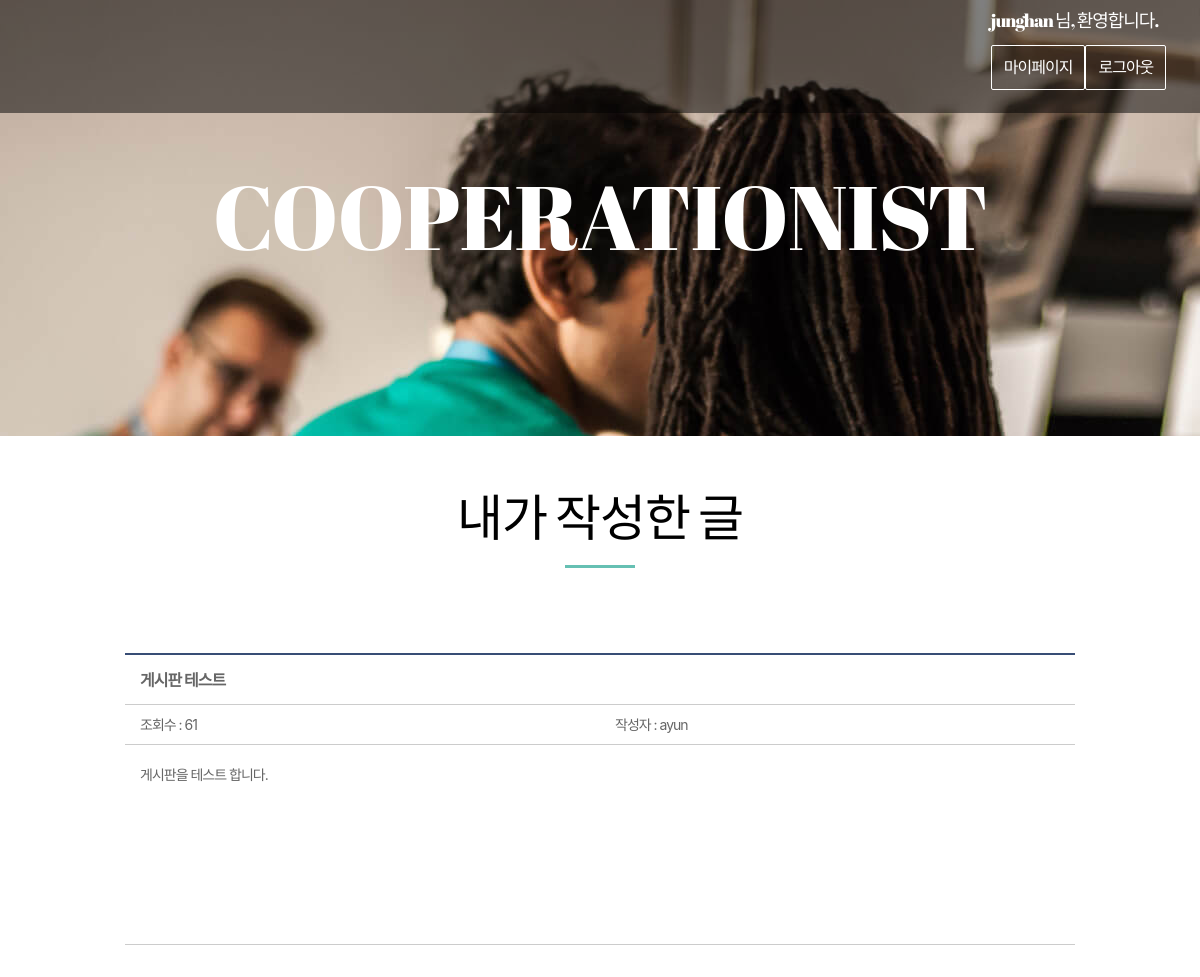
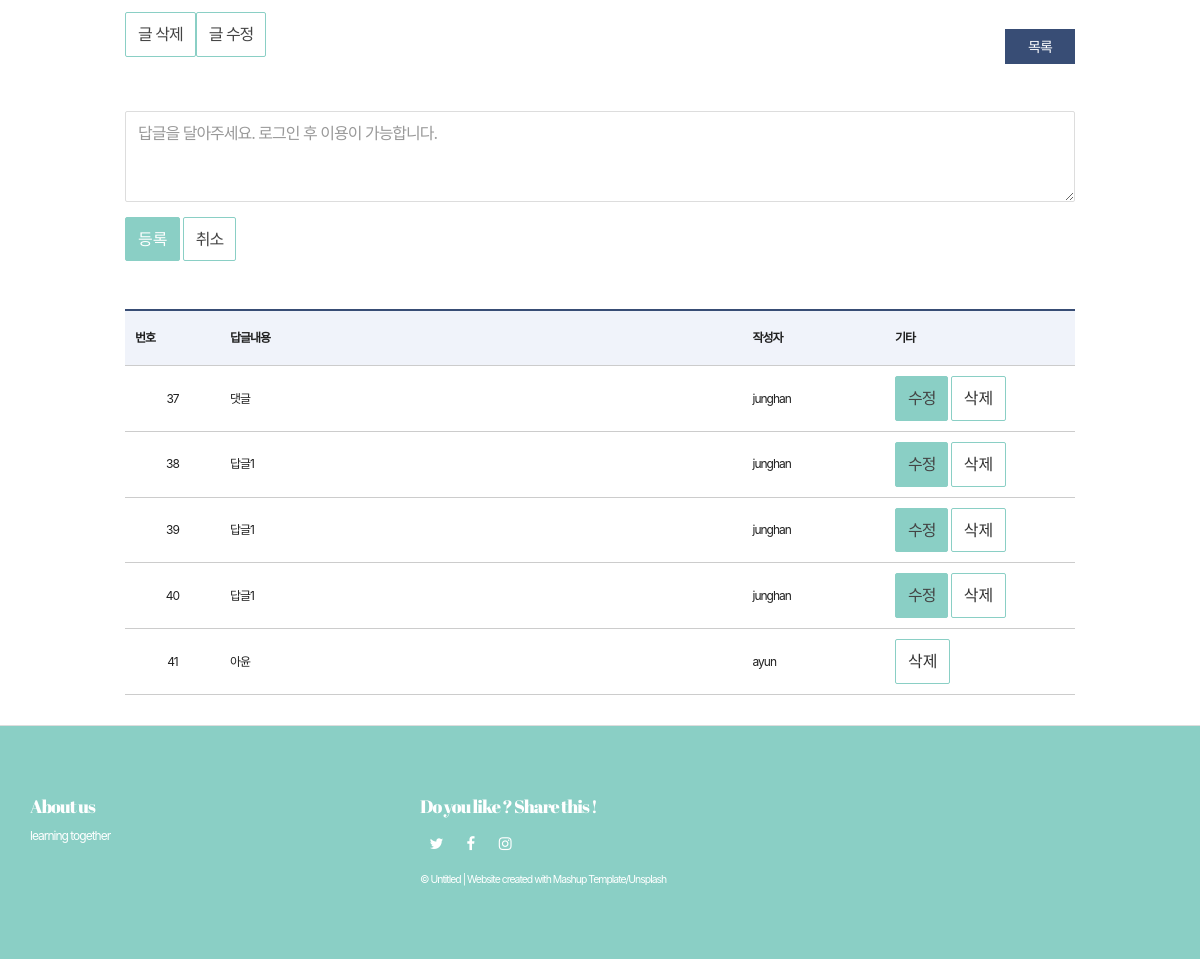
Before: /myWriting/myArticle/?id=3 (signed in) with the older database file (2 pictures, top to bottom).
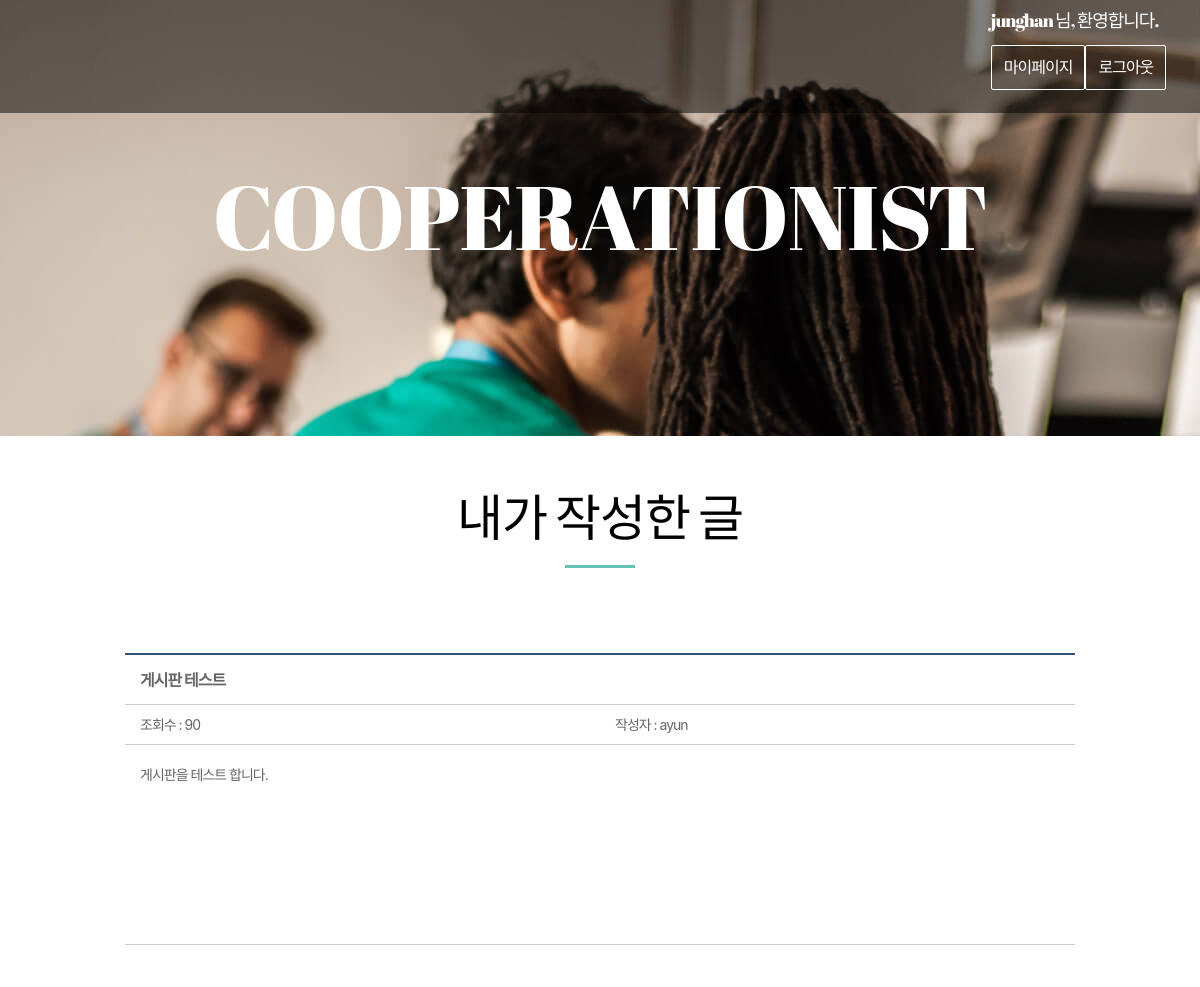
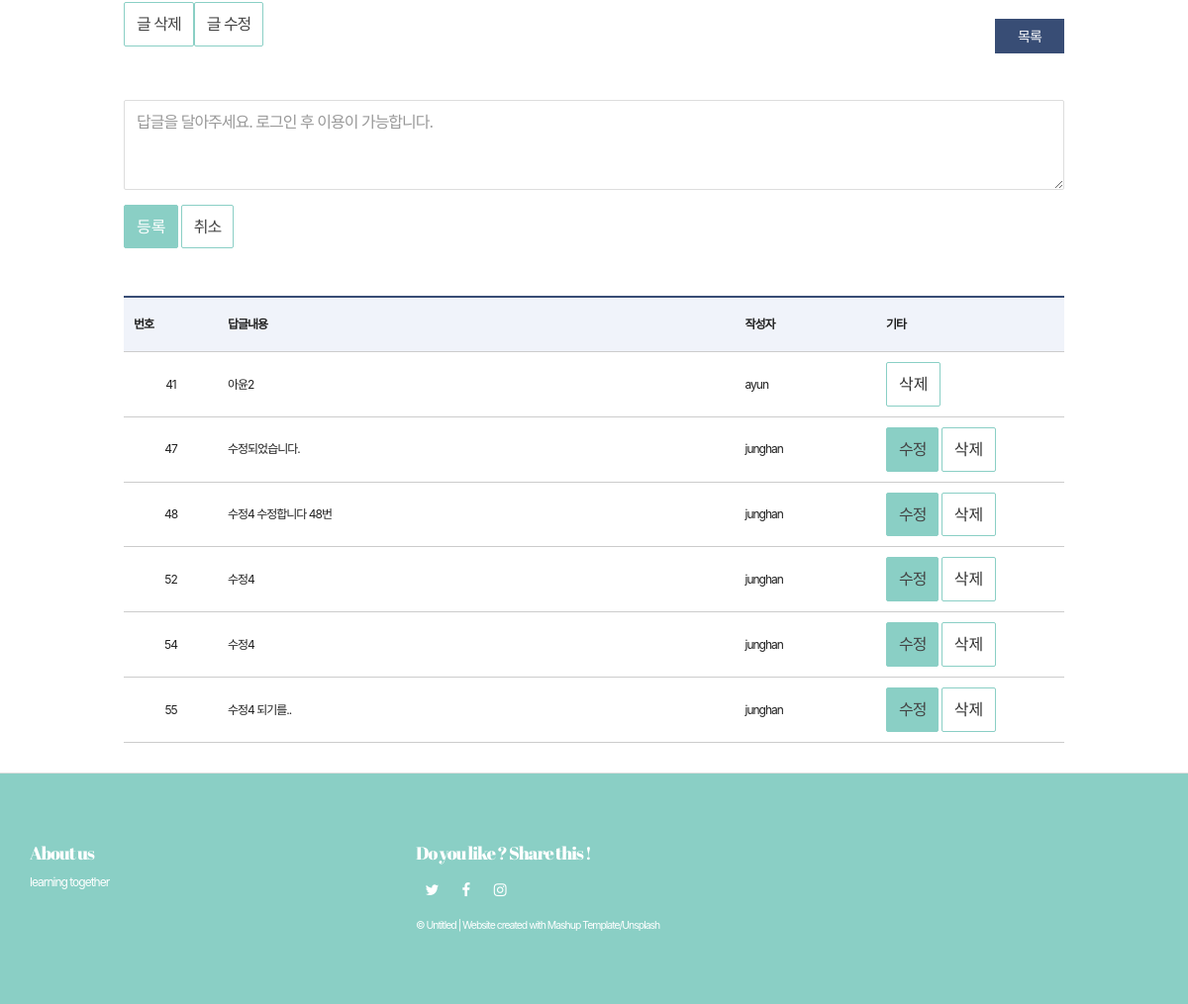
After: the same page with the newer database file (2 pictures, top to bottom).
### web01/models.py (models this page shows)
class Content(models.Model):
    objects = models.Manager()
    title = models.CharField(max_length=105)
    context = models.CharField(max_length=225)
    cnt = models.IntegerField(default=0)
    userId = models.ForeignKey(User, on_delete=models.CASCADE)

class Reply(models.Model):
    objects = models.Manager()
    user = models.CharField(max_length=50)
    replyCon = models.CharField(max_length=200)
    originalCon = models.ForeignKey(Content, on_delete=models.CASCADE)

class User(models.Model):
    objects = models.Manager()
    user_id = models.CharField(max_length=50)
    password = models.CharField(max_length=50)

### web01/views.py (the view)
# urls.py: re_path(r'myArticle/$', views.myArticle, name="myArticle"),
def myArticle(request):
    get_id = request.GET['id']
    content = Content.objects.get(id = get_id)
    replies = Reply.objects.filter(originalCon=content)
    get_user = request.session['user']
    return render(request,"web01/myArticle.html",{'content':content,'replies':replies, 'user':get_user})

### web01/templates/web01/myArticle.html (shortened to what this page needs)
{% extends 'web01/base.html' %}
{% block content %}
    <br><br>
        <div class="section-container-spacer">
            <h2 class="text-center">내가 작성한 글</h2>
        </div>
    <form action="" method="GET"> {% csrf_token %}
    <div class="bodytext_area box_inner">
        <ul class="bbsview_list">
            <li class="bbs_title"> {{ content.title }} </li>
            <li class="bbs_date">조회수 : <span>{{content.cnt}}</span></li>
            <li class="bbs_date">작성자 : <span>{{content.userId.user_id}}</span></li>
            <li class="bbs_content">
                <div class="editer_content">
                    {{ content.context }}
                </div>
            </li>
        </ul>
        <a href="./deleteList/?id={{content.id}}" class="btn btn-default navbar-btn ch" >글 삭제</a>
        <a href="./updateList/?id={{content.id}}" class="btn btn-default navbar-btn ch" >글 수정</a>
        <p class="btn_line txt_right">
            <a href="{% url 'myWriting' %}" class="btn_bbs">목록</a>
        </p>
    </form>
        <br>
        <form action="./myCreateReply/" method="POST">
            <div class="form-group">
                <textarea id="Text" class="form-control" rows="3" name="context" placeholder="답글을 달아주세요. 로그인 후 이용이 가능합니다."></textarea>
            </div>
            <button type="submit" class="btn btn-primary">등록</button>
            <a href="./moreView/?id={{content.id}}" class="btn btn-default">취소</a>
        </form>
        <table class="bbsListTbl">
        <br><br><br>
            <thead>
                <tr>
                    <th scope="col">번호</th>
                    <th scope="col">답글내용</th>
                    <th scope="col">작성자</th>
                    <th scope="col">기타</th>
                </tr>
            </thead>
            <tbody>
                {% for reply in replies %}
                <form action="./myDeleteReply/" method="POST">
                    <div name='content'>
                        <tr id = "showHide">
                            <td>{{ reply.id }}</td>
                            <td class="tit_notice">{{reply.replyCon}}</a> </td>
                            <td class="tit_notice">{{reply.user}}</td>
                            <td class="tit_notice" >
                                {% if user == reply.user %}
                                <a href="#" onclick="modify('{{reply.id}}','{{reply.replyCon}}')" class="btn btn-primary">수정</a>
                                {% endif %}
                                <button type="submit" class="btn btn-default">삭제</button>
                            </td>
                        </tr>
                    </div>
                </form>
                {% endfor %}
            </tbody>
        </table>
{% endblock %}

Changed rows visible on the page:
removed Reply: id "37", replyCon "댓글", user "junghan"
removed Reply: id "38", replyCon "답글1", user "junghan"
removed Reply: id "39", replyCon "답글1", user "junghan"
removed Reply: id "40", replyCon "답글1", user "junghan"
changed Content "게시판 테스트": cnt "61" → "90"
changed Reply "ayun": replyCon "아윤" → "아윤2"
added Reply: id "47", replyCon "수정되었습니다.", user "junghan"
added Reply: id "48", replyCon "수정4 수정합니다 48번", user "junghan"
added Reply: id "52", replyCon "수정4", user "junghan"
added Reply: id "54", replyCon "수정4", user "junghan"
added Reply: id "55", replyCon "수정4 되기를..", user "junghan"
